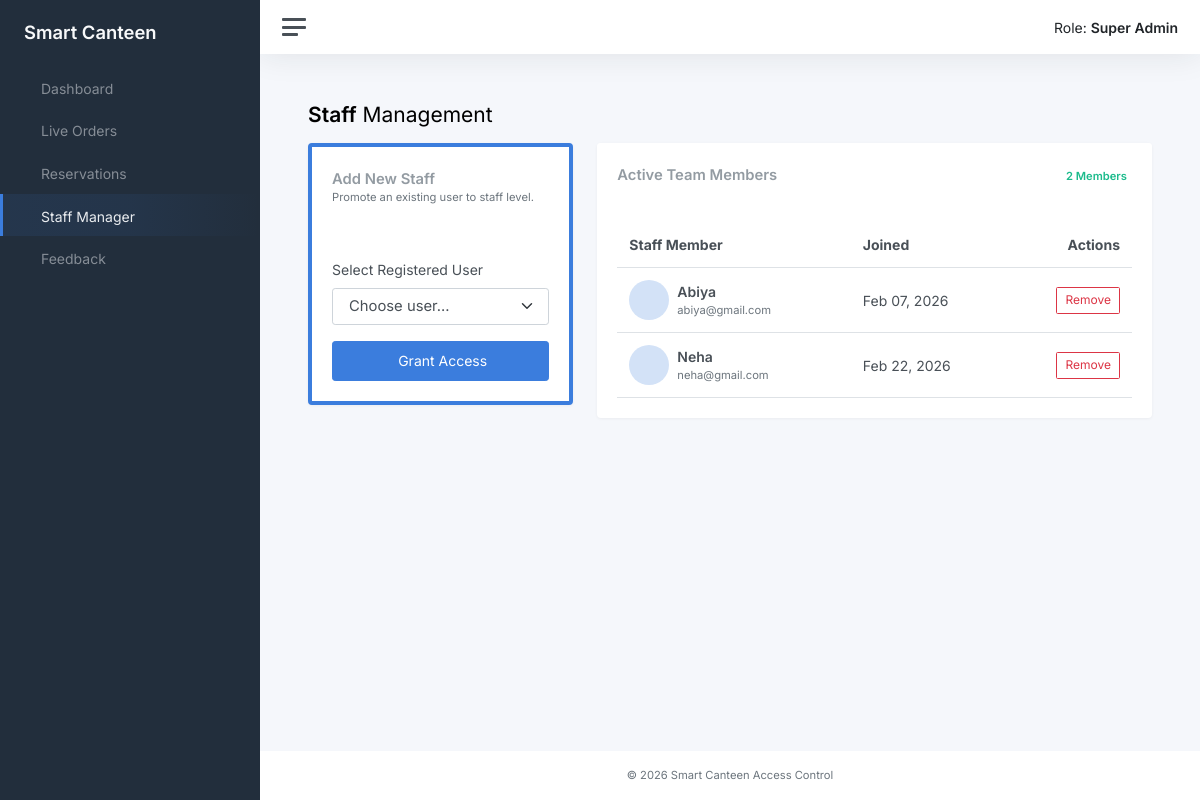
Page /ManageStaff/ (signed in) on the committed database.
### UserApp/models.py (models this page shows)
class User(AbstractUser):
    email = models.EmailField(unique=True)
    name = models.CharField(max_length=50, blank=True, null=True)
    is_verified = models.BooleanField(default=False)
    created_at = models.DateTimeField(auto_now_add=True)
    updated_at = models.DateTimeField(auto_now=True)

### AdminApp/views.py (the view, shortened to what this page needs)
# urls.py: path('ManageStaff/', views.manage_staff, name='manage_staff'),
@login_required
def manage_staff(request):
    if not request.user.is_superuser:
        return redirect('staff_dashboard')
    staff_members = User.objects.filter(is_staff=True)
    regular_users = User.objects.filter(is_staff=False, is_superuser=False)
    return render(request, 'manage_staff.html', {'staff': staff_members, 'regular_users': regular_users})

### AdminApp/templates/manage_staff.html (shortened to what this page needs)
<!DOCTYPE html>
{% load static %}
<html lang="en">
<head>
    <link href="{% static 'assets/css/app.css' %}" rel="stylesheet">
</head>
<body>
    <div class="wrapper">
        <nav id="sidebar" class="sidebar js-sidebar">
            <div class="sidebar-content js-simplebar">
                <a class="sidebar-brand" href="{% url 'admin_dashboard' %}">
                    <span class="align-middle">Smart Canteen</span>
                </a>
                <ul class="sidebar-nav">
                    <li class="sidebar-item">
                        <a class="sidebar-link" href="{% url 'admin_dashboard' %}">
                             <span class="align-middle">Dashboard</span>
                        </a>
                    </li>
                    <li class="sidebar-item">
                        <a class="sidebar-link" href="{% url 'live_orders' %}">
                             <span class="align-middle">Live Orders</span>
                        </a>
                    </li>
                    <li class="sidebar-item">
                        <a class="sidebar-link" href="{% url 'view_bookings' %}">
                             <span class="align-middle">Reservations</span>
                        </a>
                    </li>
                    <li class="sidebar-item active">
                        <a class="sidebar-link" href="{% url 'manage_staff' %}">
                             <span class="align-middle">Staff Manager</span>
                        </a>
                    </li>
                    <li class="sidebar-item">
                        <a class="sidebar-link" href="{% url 'view_feedback' %}">
                             <span class="align-middle">Feedback</span>
                        </a>
                    </li>
                </ul>
            </div>
        </nav>
        <div class="main">
            <nav class="navbar navbar-expand navbar-light navbar-bg">
                <a class="sidebar-toggle js-sidebar-toggle">
                    <i class="hamburger align-self-center"></i>
                </a>
                <div class="navbar-collapse collapse">
                    <ul class="navbar-nav navbar-align">
                        <li class="nav-item">
                            <span class="text-dark">Role: <strong>Super Admin</strong></span>
                        </li>
                    </ul>
                </div>
            </nav>
            <main class="content">
                <div class="container-fluid p-0">
                    <h1 class="h3 mb-3"><strong>Staff</strong> Management</h1>
                    <div class="row">
                        <div class="col-12 col-lg-4">
                            <div class="card shadow-sm border-top border-primary border-4">
                                <div class="card-header bg-white pt-4">
                                    <h5 class="card-title mb-0">Add New Staff</h5>
                                    <p class="text-muted small">Promote an existing user to staff level.</p>
                                </div>
                                <div class="card-body">
                                    <form method="POST" action="{% url 'manage_staff' %}">
                                        <div class="mb-3">
                                            <label class="form-label">Select Registered User</label>
                                            <select name="user_id" class="form-select form-select-lg" required>
                                                <option value="" selected disabled>Choose user...</option>
                                            </select>
                                        </div>
                                        <button type="submit" class="btn btn-primary w-100 py-2">
                                             Grant Access
                                        </button>
                                    </form>
                                </div>
                            </div>
                        </div>
                        <div class="col-12 col-lg-8">
                            <div class="card shadow-sm">
                                <div class="card-header bg-white pt-4 d-flex justify-content-between align-items-center">
                                    <h5 class="card-title mb-0">Active Team Members</h5>
                                    <span class="badge bg-success-light text-success">{{ staff.count }} Members</span>
                                </div>
                                <div class="card-body">
                                    <table class="table table-hover my-0">
                                        <thead>
                                            <tr>
                                                <th>Staff Member</th>
                                                <th class="d-none d-md-table-cell">Joined</th>
                                                <th class="text-end">Actions</th>
                                            </tr>
                                        </thead>
                                        <tbody>
                                            {% for s in staff %}
                                            <tr>
                                                <td>
                                                    <div class="d-flex align-items-center">
                                                        <div class="stat text-primary me-2">
                                                        </div>
                                                        <div>
                                                            <div class="fw-bold">{{ s.username }}</div>
                                                            <div class="text-muted small">{{ s.email }}</div>
                                                        </div>
                                                    </div>
                                                </td>
                                                <td class="d-none d-md-table-cell align-middle">{{ s.date_joined|date:"M d, Y" }}</td>
                                                <td class="text-end align-middle">
                                                    <form method="POST" action="{% url 'manage_staff' %}" onsubmit="return confirm('Revoke staff access?')">
                                                        <button type="submit" class="btn btn-sm btn-outline-danger">
                                                             Remove
                                                        </button>
                                                    </form>
                                                </td>
                                            </tr>
                                            {% endfor %}
                                        </tbody>
                                    </table>
                                </div>
                            </div>
                        </div>
                    </div>
                </div>
            </main>
            <footer class="footer">
                <div class="container-fluid">
                    <div class="row text-muted">
                        <div class="col-12 text-center">
                            <p class="mb-0 small text-muted">&copy; 2026 Smart Canteen Access Control</p>
                        </div>
                    </div>
                </div>
            </footer>
        </div>
    </div>
</body>
</html>

### rows in the picture
User: username "Abiya", email "abiya@gmail.com", date_joined "Feb 07, 2026"
User: username "Neha", email "neha@gmail.com", date_joined "Feb 22, 2026"

### other values in the picture
{{ staff.count }} "2"
